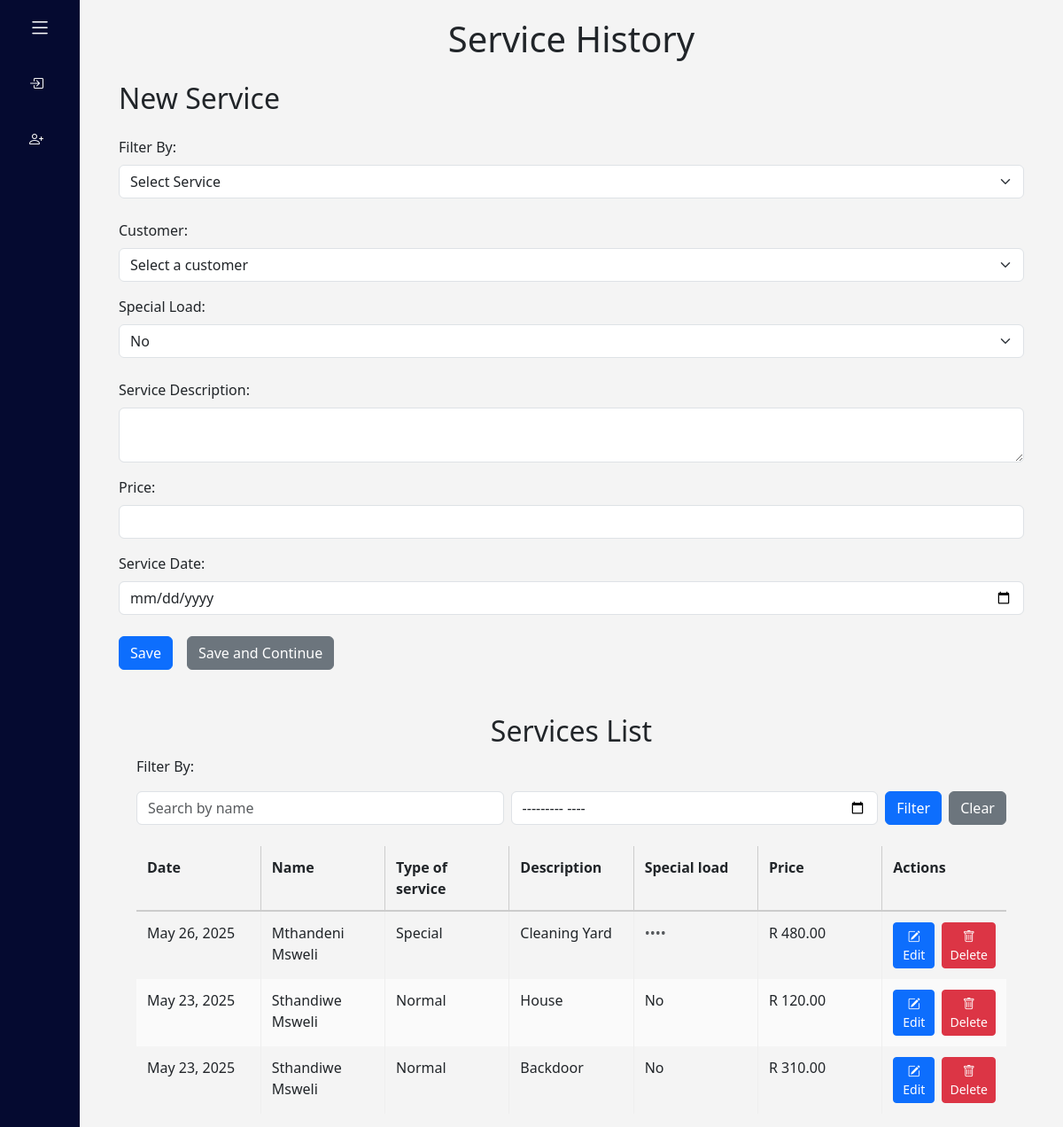
/service_list_fiilter, run on an earlier commit of the app's database.
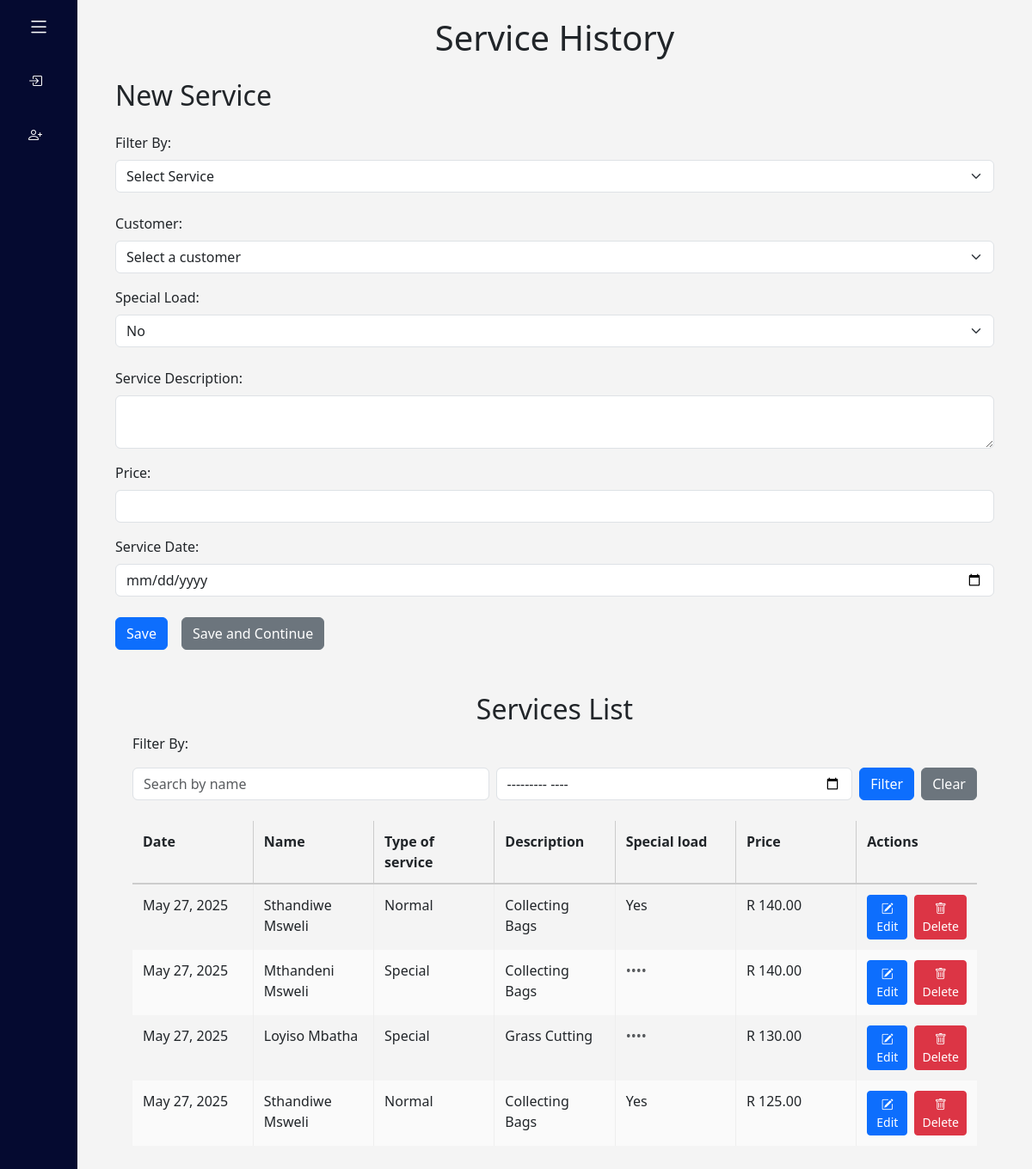
And on a later commit of the database.
### bookkeeping/models.py (models this page shows, shortened)
class ServiceRecord(models.Model):
    SERVICE_TYPE_CHOICES = [
        ('normal', 'Normal Service'),
        ('special', 'Special Once-Off Service'),
    ]
    service_type = models.CharField(max_length=10, choices=SERVICE_TYPE_CHOICES, default='normal')
    customer = models.ForeignKey(Customer, on_delete=models.SET_NULL, null=True, blank=True)
    customer_name_backup = models.CharField(max_length=255, blank=True)  # 🆕 This stores the name
    special_load = models.CharField(max_length=255, blank=True)  # Optional
    client_name = models.CharField(max_length=255, blank=True)
    client_phone = models.CharField(max_length=20, blank=True)
    service_description = models.TextField()
    price = models.DecimalField(max_digits=10, decimal_places=2)
    service_date = models.DateField(auto_now_add=True)
    invoice = models.ForeignKey(Invoice, null=True, blank=True, on_delete=models.SET_NULL, related_name="services")

### bookkeeping/views.py (the view, shortened to what this page needs)
# urls.py: path("service_list_fiilter",views.service_list_filter, name="service_list_filter"),
def service_list_filter(request):
    services = ServiceRecord.objects.all()
    name_query = request.GET.get("name", "").strip()
    month_query = request.GET.get("month", "").strip()
    if name_query:
        services = services.filter(
            Q(customer_name_backup__icontains=name_query) |
            Q(client_name__icontains=name_query)
        )
    return render(request, "bookkeeping/service_history.html", {
        "services": services,
    })

### bookkeeping/templates/bookkeeping/service_history.html (shortened to what this page needs)
{% extends "bookkeeping/layout.html" %}
{% block body %}
<div class="container service_history">
  <h1 class="mb-4">Service History</h1>
  <h2 class="mb-4">New Service</h2>
  <form id="serviceForm" action="" method="post">
    <div class="mb-4">
      <label for="serviceTypeSelect" class="form-label">Filter By:</label>
      <select id="serviceTypeSelect" name="service_type" class="form-select">
        <option value="" {% if not post %}selected{% endif %} disabled>Select Service</option>
      </select>
    </div>
    <div id="normalFields" class="form-section mb-4">
      <div class="mb-3">
        <label for="customer" class="form-label">Customer:</label>
        <select name="customer" id="customer" class="form-select">
          <option value="" selected disabled>Select a customer</option>
        </select>
      </div>
      <div class="mb-3">
        <label for="special_load" class="form-label">Special Load:</label>
        <select id="special_load" name="special_load" class="form-select">
          <option value="No" {% if post and post.special_load == "No" %}selected{% endif %}>No</option>
        </select>
      </div>
    </div>
    <div class="mb-3">
      <label for="description" class="form-label">Service Description:</label>
      <textarea name="description" autocomplete="off" id="description" class="form-control">{{ post.service_description }}</textarea>
    </div>
    <div class="mb-3">
      <label for="price" class="form-label">Price:</label>
      <input type="number" id="price" name="price" autocomplete="off" class="form-control" value="{{ post.price|default:'' }}">
    </div>
    <div class="mb-4">
      <label for="serviceDateInput" class="form-label">Service Date:</label>
      <input type="date" name="service_date" autocomplete="off" id="serviceDateInput" class="form-control" value="{{ post.service_date|default:'' }}">
    </div>
    <div class="d-flex gap-3">
      <button type="submit" name="action" value="{% if post %}update{% else %}save{% endif %}" class="btn btn-primary">
        {% if post %}Update{% else %}Save{% endif %}
      </button>
      {% if not post %}
      <button type="submit" name="action" value="save_continue" class="btn btn-secondary">
        Save and Continue
      </button>
      {% endif %}
    </div>
  </form>
<div class="service_list">
  <h2>Services List</h2>
  {% if services %}
      <p>Filter By:</p>
  <form method="get" action="{% url 'service_list_filter' %}#results" class="mb-4 d-flex gap-2">
  <input type="text" name="name" placeholder="Search by name" class="form-control" value="{{ request.GET.name }}">
  <input type="month" name="month" class="form-control" value="{{ request.GET.month }}">
  <button type="submit" class="btn btn-primary">Filter</button>
  <a href="{% url 'service_list_filter' %}#results" class="btn btn-secondary">Clear</a>
</form>
    <table class="bids-table">
      <thead>
        <tr>
          <th>Date</th>
          <th>Name</th>
          <th>Type of service</th>
          <th>Description</th>
          <th>Special load</th>
          <th>Price</th>
          <th>Actions</th>
        </tr>
      </thead>
      <tbody>
        {% for service in services %}
          <tr id="highlight-service-{{ service.id }}">
            <td>{{ service.service_date }}</td>
            <td>
              {% if service.service_type == "normal" %}
              {{ service.customer_name_backup|title  }}
              {% else %}
              {{service.client_name|title}}
              {% endif %}
            </td>
            <td>{{ service.service_type|title  }}</td>
            <td>{{ service.service_description|title  }}</td>
            <td>
             {% if service.special_load %}
             {{ service.special_load|title }}
             {% else %}
             <span class="text-muted">••••</span>
             {% endif %}
             </td>
            <td>R {{ service.price }}</td>
            <td>
                 <div class="d-flex gap-2">
                  <a href="{% url 'service_edit' service.id %}" class="btn btn-sm btn-primary">
                  <i class="bi bi-pencil-square"></i> Edit
                  </a>
                  <a href="{% url 'service_delete' service.id %}" class="btn btn-sm btn-danger">
                  <i class="bi bi-trash"></i> Delete
                  </a>
              </div>
            </td>
          </tr>
        {% endfor %}
      </tbody>
    </table>
  {% else %}
    <p>No Service Available</p>
  {% endif %}
</div>
</div>
{% endblock %}

### bookkeeping/templates/bookkeeping/layout.html (shortened to what this page needs)
{% load static %}
<!DOCTYPE html>
<html lang="en">
<head>
    <link href="https://cdn.jsdelivr.net/npm/bootstrap@5.3.0-alpha1/dist/css/bootstrap.min.css" rel="stylesheet">
    <link rel="stylesheet" href="https://cdn.jsdelivr.net/npm/bootstrap-icons@1.10.0/font/bootstrap-icons.css">
    <link rel="stylesheet" href="https://unpkg.com/aos@next/dist/aos.css" />
    <link href="{% static 'bookkeeping/styles.css' %}" rel="stylesheet" />
</head>
<body>
  {% if not pdf_export %}
    <div class="sidebar">
      <div class="top">
        <i class="bi bi-list" id="btn"></i>
      </div>
      <ul>
        {% if user.is_authenticated %}
        <li>
          <a href="{% url 'dashboard' %}">
          <i class="bi bi-grid-3x3-gap-fill"></i>
          <span class="nav-item">Dashboard</span>
        </a>
        <span class="tool">Dashboard</span>
      </li>
       <li>
          <a href="{% url 'customer_form' %}">
          <i class="bi bi-people-fill"></i>
          <span class="nav-item">Customers</span>
        </a>
        <span class="tool">Customers</span>
      </li>
        <li>
          <a href="{% url 'add_service' %}">
            <i class="bi bi-tools"></i>
          <span class="nav-item">Service Records</span>
        </a>
        <span class="tool">Service Records</span>
      </li>
       <li>
          <a href="{% url 'invoice_page' %}">
          <i class="bi bi-receipt"></i>
          <span class="nav-item">Invoices</span>
        </a>
        <span class="tool">Invoices</span>
      </li>
       <li>
          <a href="#">
          <i class="bi bi-cash-coin"></i>
          <span class="nav-item">Expenses</span>
        </a>
        <span class="tool">Expenses</span>
      </li>
       <li>
          <a href="#">
          <i class="bi bi-briefcase-fill"></i>
          <span class="nav-item">Loans</span>
        </a>
        <span class="tool">Loans</span>
      </li>
       <li>
          <a href="#">
          <i class="bi bi-file-earmark-bar-graph-fill"></i>
          <span class="nav-item">Reports</span>
        </a>
        <span class="tool">Reports</span>
      </li>
       <li>
          <a href="#">
        <i class="bi bi-card-checklist"></i>
          <span class="nav-item">Audit Mode</span>
        </a>
        <span class="tool">Audit Mode</span>
      </li>
         <li>
          <a href="{% url 'logout' %}">
        <i class="bi bi-box-arrow-left"></i>
          <span class="nav-item">Logout</span>
        </a>
        <span class="tool">Logout</span>
      </li>
      {% else %}
          <li>
          <a href="{% url 'login' %}">
            <i class="bi bi-box-arrow-in-right"></i>
        </a>
      </li>
          <li>
          <a href="{% url 'register' %}">
            <i class="bi bi-person-plus"></i>
        </a>
      </li>
      {% endif %}
      </ul>
    </div>
    {% endif %}
    <div class="main-content">
      <div class="container">
      {% block body %}{% endblock %}
      </div>
    </div>
</body>
</html>

### bookkeeping/static/bookkeeping/styles.css (style rules this page uses)
* { margin: 0; padding: 0; box-sizing: border-box; font-family: 'Segoe UI', Tahoma, Geneva, Verdana, sans-serif; }
body { display: flex; height: 100vh; overflow: hidden; }
.sidebar { position:fixed; top: 0; left: 0; height: 100vh; width: 90px; background-color:#050A30; padding: 0.4rem 0.8rem; transition: all 0.5s ease; }
.sidebar #btn { position: absolute; color: #fff; top: .4rem; left: 50%; font-size: 1.6rem; line-height: 50px; transform: translateX(-50%) ; cursor: pointer; }
.sidebar ul { padding-left: 0 !important; }
.sidebar ul li { position: relative; list-style-type: none ; height: 50px; width: 90%; margin: 0.8rem auto; line-height: 50px; }
.sidebar ul li a { color: #fff; display: flex; align-items: center; text-decoration: none; border-radius: 0.8rem; }
.sidebar ul li a i { min-width: 50px; text-align: center; height: 50px; border-radius: 12px; line-height: 50px; }
.main-content { margin-left: 90px; width: calc(100% - 90px); height: 100vh; overflow-y: auto; padding: 20px; background-color: #f4f4f4; }
.service_list { margin-top: 30px; padding: 20px; font-family: Arial, sans-serif; }
.service_list h2 { text-align: center; }
.bids-table { width: 100%; border-collapse: collapse; table-layout: fixed; }
.bids-table th, .bids-table td { padding: 12px; text-align: left; vertical-align: top; }
.bids-table thead tr { background-color: #f4f4f4; border-bottom: 2px solid #ccc; }
.bids-table tbody tr:nth-child(even) { background-color: #fafafa; }
.bids-table th { border-right: 1px solid #ccc; }
.bids-table td { border-right: 1px solid #eee; }
.bids-table th:last-child, .bids-table td:last-child { border-right: none; }
.service_history h1 { text-align: center; }

What changed in the data, as far as the page shows it:
removed ServiceRecord: service_date "May 26, 2025", client_name "Mthandeni Msweli", service_type "Special", service_description "Cleaning Yard", price "480.00"
removed ServiceRecord: service_date "May 23, 2025", customer_name_backup "Sthandiwe Msweli", service_type "Normal", service_description "House", special_load "No", price "120.00"
removed ServiceRecord: service_date "May 23, 2025", customer_name_backup "Sthandiwe Msweli", service_type "Normal", service_description "Backdoor", special_load "No", price "310.00"
added ServiceRecord: service_date "May 27, 2025", customer_name_backup "Sthandiwe Msweli", service_type "Normal", service_description "Collecting Bags", special_load "Yes", price "140.00"
added ServiceRecord: service_date "May 27, 2025", client_name "Mthandeni Msweli", service_type "Special", service_description "Collecting Bags", price "140.00"
added ServiceRecord: service_date "May 27, 2025", client_name "Loyiso Mbatha", service_type "Special", service_description "Grass Cutting", price "130.00"
added ServiceRecord: service_date "May 27, 2025", customer_name_backup "Sthandiwe Msweli", service_type "Normal", service_description "Collecting Bags", special_load "Yes", price "125.00"
